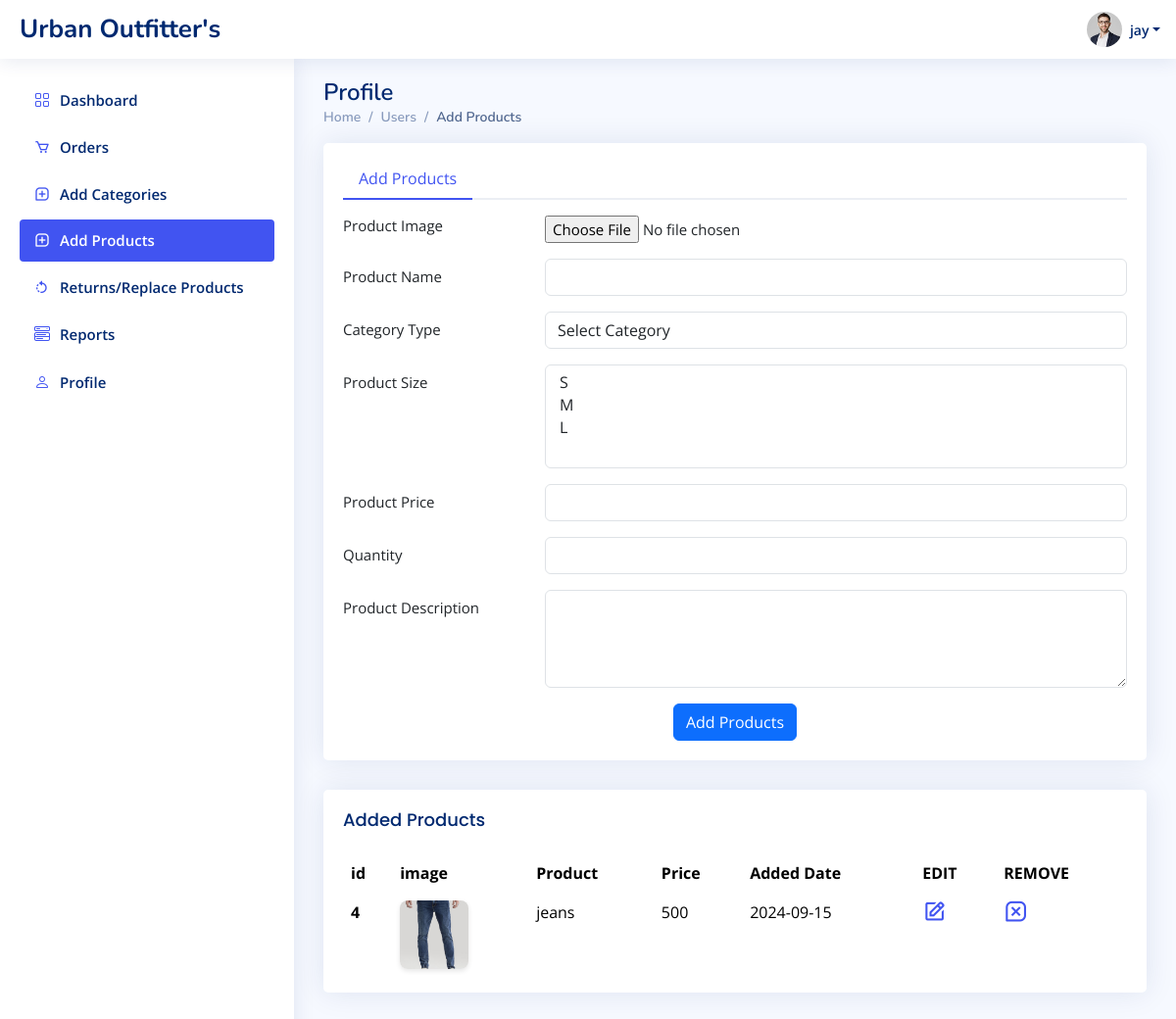
The app's page /admin/pages/add_products.php (signed in), older data.
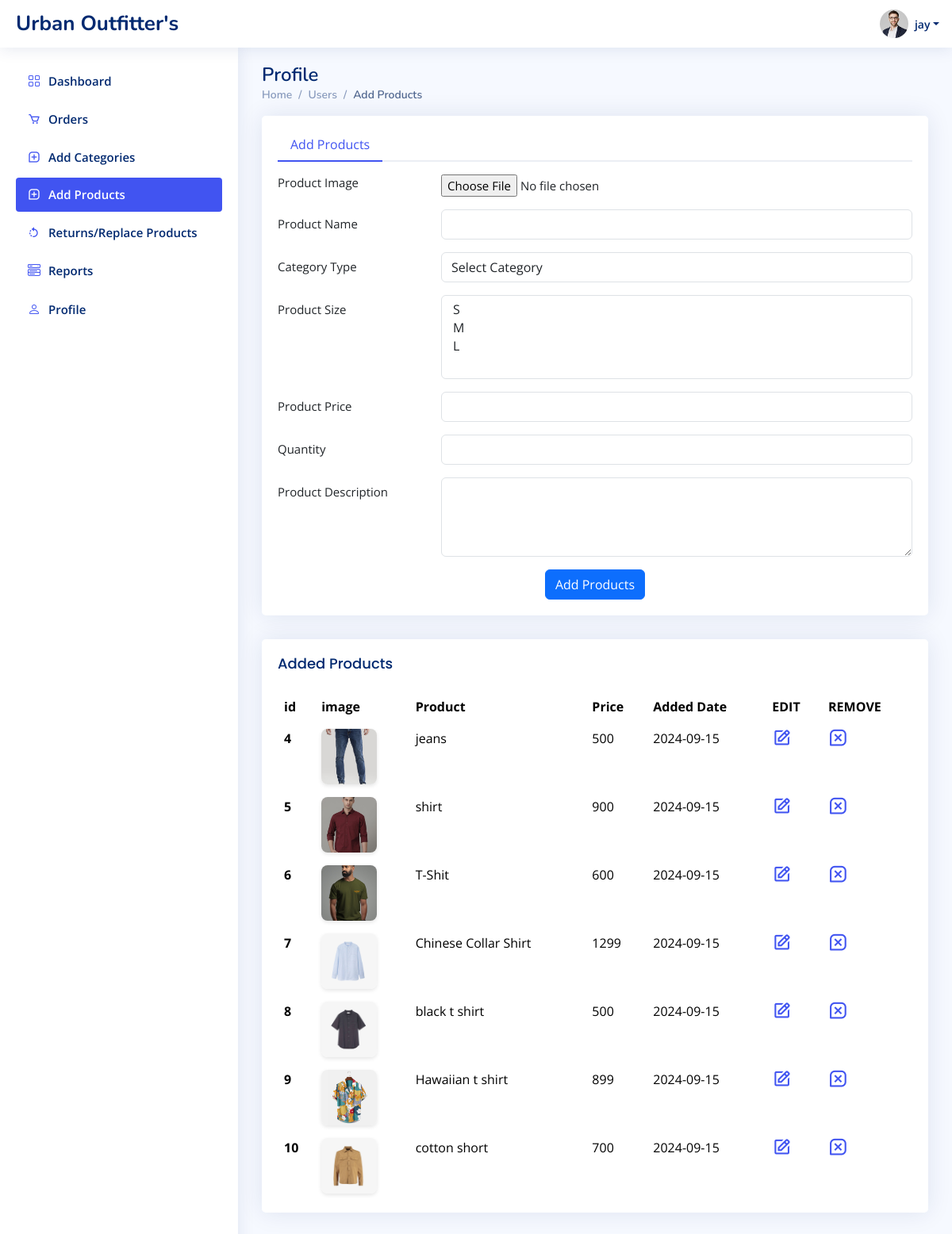
The same page, newer data.
### tables this page shows
CREATE TABLE `products` (
  `product_id` int(4) NOT NULL,
  `sub_category_id` int(5) NOT NULL,
  `product_name` varchar(30) NOT NULL,
  `product_price` int(6) NOT NULL,
  `product_quantity` int(3) NOT NULL,
  `product_description` varchar(255) NOT NULL,
  `product_image` varchar(255) NOT NULL,
  `added_date` date NOT NULL,
  `product_sizes` text DEFAULT NULL,
  `is_deleted` tinyint(1) DEFAULT 0
);

### admin/pages/add_products.php (the view, shortened to what the changed rows need)
<?php
include_once("../connection.php");
?>
<!DOCTYPE html>
<html lang="en">
<head>
    <link href="../assets//vendor/bootstrap/css/bootstrap.min.css" rel="stylesheet">
    <link href="../assets/vendor/bootstrap-icons/bootstrap-icons.css" rel="stylesheet">
    <link href="../assets/vendor/boxicons/css/boxicons.min.css" rel="stylesheet">
    <link href="../assets/vendor/quill/quill.snow.css" rel="stylesheet">
    <link href="../assets/vendor/quill/quill.bubble.css" rel="stylesheet">
    <link href="../assets/vendor/remixicon/remixicon.css" rel="stylesheet">
    <link href="../assets/vendor/simple-datatables/style.css" rel="stylesheet">
    <link href="../assets/css/style.css" rel="stylesheet">
</head>
<body>
    <main id="main" class="main">
        <div class="pagetitle">
            <h1>Profile</h1>
        </div>
        <div class="col-12">
            <div class="card top-selling overflow-auto">
                <div class="card-body pb-0">
                    <table class="table table-borderless">
                        <thead>
                            <tr>
                                <th scope="col">id</th>
                                <th scope="col">image</th>
                                <th scope="col">Product</th>
                                <th scope="col">Price</th>
                                <th scope="col">Added Date</th>
                                <th scope="col">EDIT</th>
                                <th scope="col">REMOVE</th>
                            </tr>
                        </thead>
                        <tbody>
                            <?php
                            $product_display = mysqli_query($conn, "SELECT `product_id`, `product_image`, `product_name`, `product_price`, `added_date` FROM `products` WHERE `is_deleted` = 0");
                            if (mysqli_num_rows($product_display) > 0) {
                                while ($fetched_data =  mysqli_fetch_assoc($product_display)) {
                            ?>
                                    <tr>
                                        <th><?php echo $fetched_data['product_id']; ?></th>
                                        <th scope="row"><img src="../uploaded_images/product/<?php echo $fetched_data['product_image']; ?>" alt="Category Image not load" style="height: 70px; width: 70px; object-fit: cover; border-radius: 8px; box-shadow: 0 2px 5px rgba(0, 0, 0, 0.1);"></th>
                                        <td><?php echo $fetched_data['product_name']; ?></td>
                                        <td><?php echo $fetched_data['product_price']; ?></td>
                                        <td><?php echo $fetched_data['added_date']; ?></td>
                                        <td>
                                            <a href="./update_products.php?edit=<?php echo $fetched_data['product_id']; ?>" style="height: 50px;">
                                                <i class='bx bx-edit bx-sm'></i>
                                            </a>
                                        </td>
                                        <td>
                                            <a href="./add_products.php?delete=<?php echo $fetched_data['product_id']; ?>" style="height: 50px;">
                                                <i class='bx bx-message-square-x bx-sm'></i>
                                            </a>
                                        </td>
                                    </tr>
                            <?php
                                }
                            }
                            ?>
                        </tbody>
                    </table>
                </div>
            </div>
        </div>
    </main>
</body>
</html>

Row changes from the older to the newer data that the page shows:
added products: product_id "5", product_image (picture), product_name "shirt", product_price "900", added_date "2024-09-15"
added products: product_id "6", product_image (picture), product_name "T-Shit", product_price "600", added_date "2024-09-15"
added products: product_id "7", product_image (picture), product_name "Chinese Collar Shirt", product_price "1299", added_date "2024-09-15"
added products: product_id "8", product_image (picture), product_name "black t shirt", product_price "500", added_date "2024-09-15"
added products: product_id "9", product_image (picture), product_name "Hawaiian t shirt", product_price "899", added_date "2024-09-15"
added products: product_id "10", product_image (picture), product_name "cotton short", product_price "700", added_date "2024-09-15"
